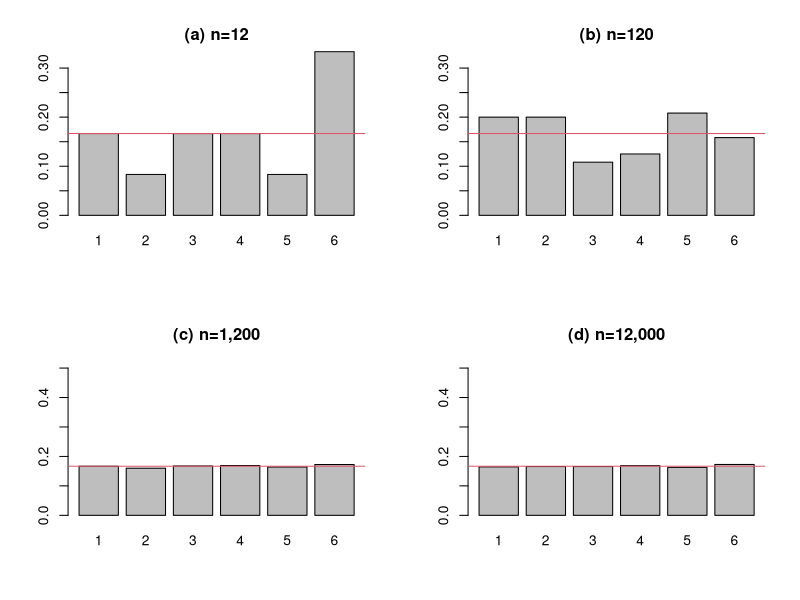

Recreate this plot in R.
# 주사위 눈금별 상대도수에 대한 히스토그램

par(mfrow=c(2,2))

dice12 = sample(1:6, 12, replace = TRUE)
barplot(table(dice12)/12, ylim=c(0,0.3), main="(a) n=12")
abline(b=0, a=1/6, col=2)

dice120 = sample(1:6, 120, replace = TRUE)
barplot(table(dice120)/120, ylim=c(0,0.3), main="(b) n=120")
abline(b=0, a=1/6, col=2)

dice1200 = sample(1:6, 1200, replace = TRUE)
barplot(table(dice1200)/1200, ylim=c(0,0.5), main="(c) n=1,200")
abline(b=0, a=1/6, col=2)

dice12000 = sample(1:6, 12000, replace = TRUE)
barplot(table(dice12000)/12000, ylim=c(0,0.5), main="(d) n=12,000")
abline(b=0, a=1/6, col=2)

par(mfrow=c(1,1))